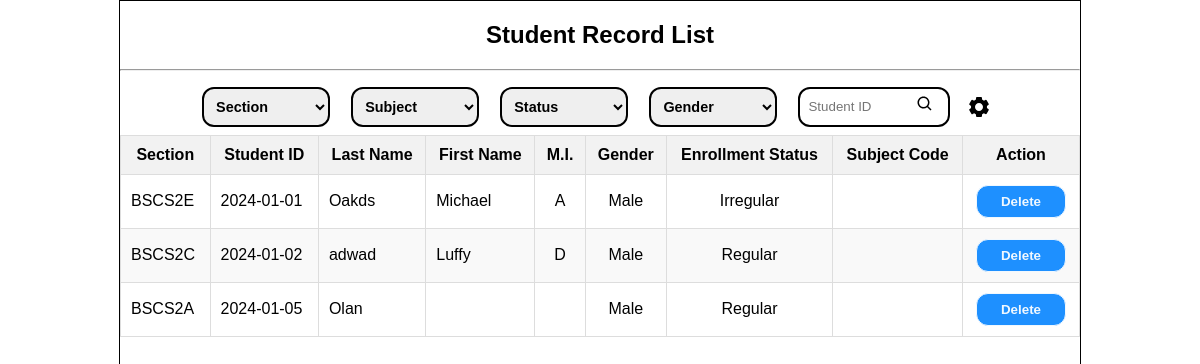
Before: / with the older database file.
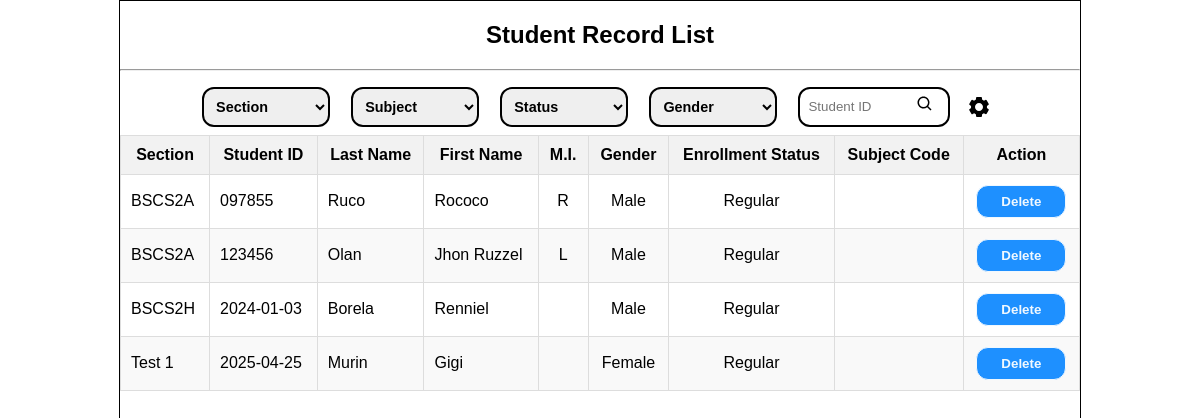
After: the same page with the newer database file.
### dbconnection.php (called while the page is built, shortened)
<?php
    $db_server = "localhost";
    $db_user = "root";
    $db_pass = "your_password";
    $db_name = "record-list";
    $conn = mysqli_connect($db_server,
                            $db_user,
                            $db_pass,
                            $db_name);
    $subjectCode = isset($_POST['subject-code']) ? $conn->real_escape_string($_POST['subject-code']) : null;
    $search = isset($_POST['search']) ? $conn->real_escape_string($_POST['search']) : null;
    $conditions = [];
?>

### index.php (the view, shortened to what this page needs)
<!DOCTYPE html>
<html lang="en">
<head>
    <link rel="stylesheet" href="./css/form.css">
    <link rel="stylesheet" href="./css/buttons.css">
    <link rel="stylesheet" href="./css/inputs.css">
    <link rel="stylesheet" href="./css/tables.css">
    <link rel="stylesheet" href="./css/container.css">
    <link rel="stylesheet" href="./css/media-queries.css">
</head>
<body>
    <section>
        <h1>Student Record List</h1>
        <hr>
        <div id="navigation_container">
            <form action="index.php" method="POST">
                <div class="filter-select-container">
                    <select name="section">
                        <option value="">Section</option>
                        <?php
                            include('dbconnection.php');
                        ?>
                    </select>
                    <select name="subject-code">
                        <option value="">Subject</option>
                    </select>
                    <select name="status">
                        <option value="">Status</option>
                    </select>
                    <select name="gender">
                        <option value="">Gender</option>
                    </select>
                    <div class="search-container">
                        <input type="text" name="search" placeholder="Student ID" value="<?= htmlspecialchars($search) ?>">
                        <button type="submit" name="action" value="view">
                        <img src="./images/search.svg">
                        </button>
                    </div>
                </div>
            </form>
            <div class="dropdown-container">
                <button class="dropdown-toggle"><img src="./images/cog.svg"></button>
            </div>
        </div>
        <div class="student-list-table-container">
            <table>
                <thead>
                    <tr>
                        <th>Section</th>
                        <th>Student ID</th>
                        <th>Last Name</th>
                        <th>First Name</th>
                        <th>M.I.</th>
                        <th>Gender</th>
                        <th>Enrollment Status</th>
                        <th>Subject Code</th>
                        <th>Action</th>
                    </tr>
                </thead>
                <tbody>
                    <?php
                        include("dbconnection.php");
                        if ($subjectCode) {
                            $conditions[] = "sc.`subject-code` = '$subjectCode'";
                            $joinClause = "JOIN `student-subjects` AS sc ON st.studentid = sc.studentid";
                            $selectClause = "st.studentid, st.section, st.lastName, st.firstName, st.mi, st.gender, st.enrollmentStatus, sc.`subject-code`";
                        } else {
                            $joinClause = "";
                            $selectClause = "DISTINCT st.studentid, st.section, st.lastName, st.firstName, st.mi, st.gender, st.enrollmentStatus";
                        }
                        $whereClause = $conditions ? 'WHERE ' . implode(' AND ', $conditions) : '';
                        $student_list = "SELECT $selectClause
                                        FROM `students-tbl` AS st
                                        $joinClause
                                        $whereClause";
                        $result = $conn->query($student_list);
                        if ($result->num_rows > 0) {
                            while ($row = $result->fetch_assoc()) {
                                echo "<tr>
                                        <td>{$row['section']}</td>
                                        <td>{$row['studentid']}</td>
                                        <td>{$row['lastName']}</td>
                                        <td>{$row['firstName']}</td>
                                        <td class='td-center'>{$row['mi']}</td>
                                        <td class='td-center'>{$row['gender']}</td>
                                        <td class='td-center'>{$row['enrollmentStatus']}</td>";
                                if ($subjectCode) {
                                    echo "<td class='td-center'>{$row['subject-code']}</td>";
                                } else {
                                    echo "<td class='td-center'> </td>";
                                }
                                echo "<td class='table-button'>
                                        <form action='index.php' method='POST' onsubmit='return confirm(\"Are you sure you want to delete?\");'>
                                                <input type='hidden' name='studentid' value='" . $row['studentid'] . "'>
                                                <button type='submit' name='delete' value='Delete'>Delete</button>
                                        </form>
                                    </td>";
                                echo "</tr>";
                            }
                        } else {
                            echo "<tr><td>No records found</td></tr>";
                        }
                    ?>
                </tbody>
            </table>
        </div>
    </section>
</body>
</html>

### css/buttons.css (style rules this page uses)
button { padding: 8px 24px; border: 1px solid; background-color: dodgerblue; color: aliceblue; font-weight: 700; cursor: pointer; border-radius: 12px; transition: opacity 0.5 ease; }
.dropdown-container button { width: 20%; background-color: transparent; display: flex; justify-content: center; border: none; margin: auto; }
.table-button { text-align: center; }

### css/inputs.css (style rules this page uses)
select { max-width: 25%; min-width: 10%; width: 8rem; font-weight: 700; padding: 8px; font-size: 0.9rem; border-radius: 12px; border: 2px solid; }
input { min-width: 10%; border-radius: 12px; padding: 8px; border: 2px solid; }
.search-container input { width: 100%; }

### css/tables.css (style rules this page uses)
table { min-width: 100%; border-collapse: collapse; overflow-x: auto; }
th { background-color: #f2f2f2; padding: 10px; text-align: center; border: 1px solid #ddd; }
td { padding: 10px; text-align: left; border: 1px solid #ddd; }
tr:nth-child(even) { background-color: #f9f9f9; }
tr:nth-child(odd) { background-color: #ffffff; }
.td-center { text-align: center; }

### css/container.css (style rules this page uses)
body { width: 100%; min-height: 100vh; max-height: 100vh; padding: 0; margin: 0; font-family: Arial, Helvetica, sans-serif; box-sizing: border-box; }
h1 { text-align: center; }
section { max-width: 80%; height: 100vh; border: 1px solid; margin: auto; }
#navigation_container { padding: 8px; min-height: 5vh; max-height: 10vh; display: flex; justify-content: center; align-items: center; position: relative; }
.filter-select-container { display: flex; flex-wrap: wrap; justify-content: center; gap: 12px; justify-content: space-around; }
.search-container { position: relative; display: flex; width: 20%; min-height: 5vh; }
.dropdown-container { align-self: flex-start; display: inline-block; border: none; width: 3rem; }
.student-list-table-container { width: 100%; overflow: auto; }

Changed rows visible on the page:
removed students-tbl: section "BSCS2E", studentid "2024-01-01", lastName "Oakds", firstName "Michael", mi "A", gender "Male", enrollmentStatus "Irregular"
removed students-tbl: section "BSCS2C", studentid "2024-01-02", lastName "adwad", firstName "Luffy", mi "D", gender "Male", enrollmentStatus "Regular"
removed students-tbl: section "BSCS2A", studentid "2024-01-05", lastName "Olan", gender "Male", enrollmentStatus "Regular"
added students-tbl: section "BSCS2A", studentid "097855", lastName "Ruco", firstName "Rococo", mi "R", gender "Male", enrollmentStatus "Regular"
added students-tbl: section "BSCS2A", studentid "123456", lastName "Olan", firstName "Jhon Ruzzel", mi "L", gender "Male", enrollmentStatus "Regular"
added students-tbl: section "BSCS2H", studentid "2024-01-03", lastName "Borela", firstName "Renniel", gender "Male", enrollmentStatus "Regular"
added students-tbl: section "Test 1", studentid "2025-04-25", lastName "Murin", firstName "Gigi", gender "Female", enrollmentStatus "Regular"
